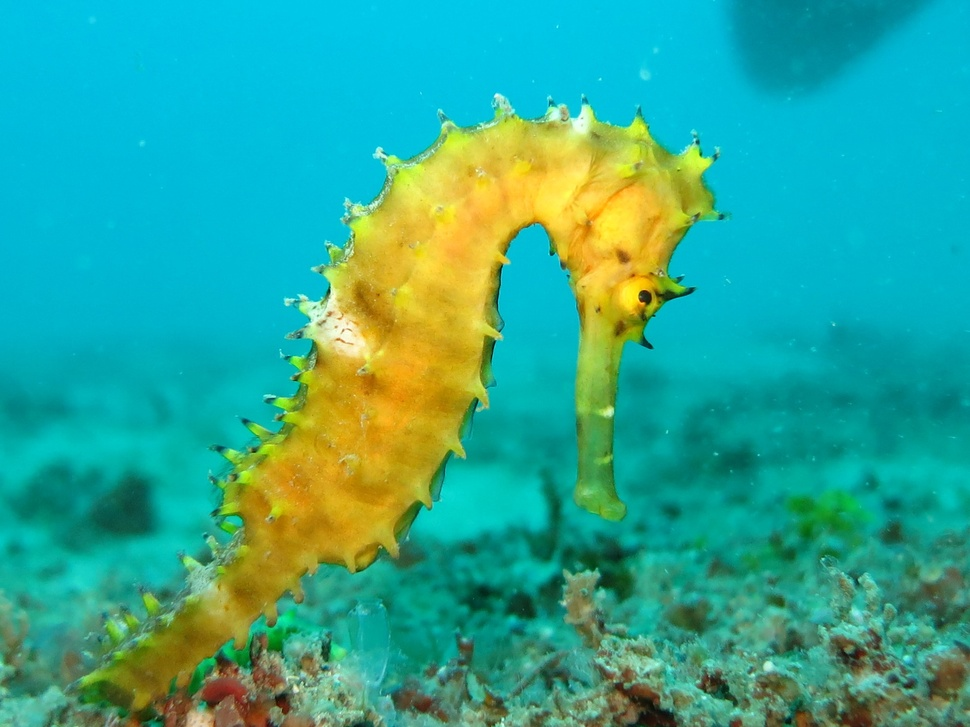
%> input picture seahorse1.jpg, 970 x 727 px, shrunk from 1920 x 1440 before the run
$ octave --eval "result = edgemap(imread('seahorse1.jpg'));"   (GNU Octave 9; MATLAB toolbox functions it lacks are replaced by stand-ins)
%> lines starting %> are read from the running program, lines starting %| are printed output that depends on the picture
function [ ed ] = edgemap( f )
%EDGEMAP Summary of this function goes here
%   Detailed explanation goes here

gamma_grad = 0.8;

fr = f(:,:,1);
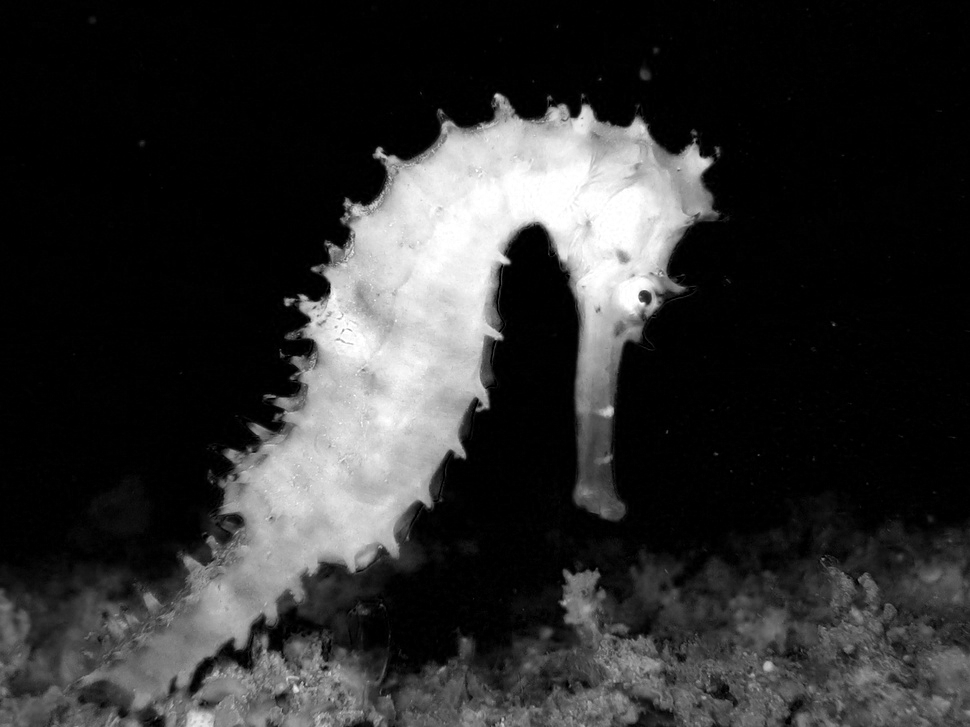
%> fr: size 727x970 uint8; min 0, max 255, mean 47.4
fg = f(:,:,2);
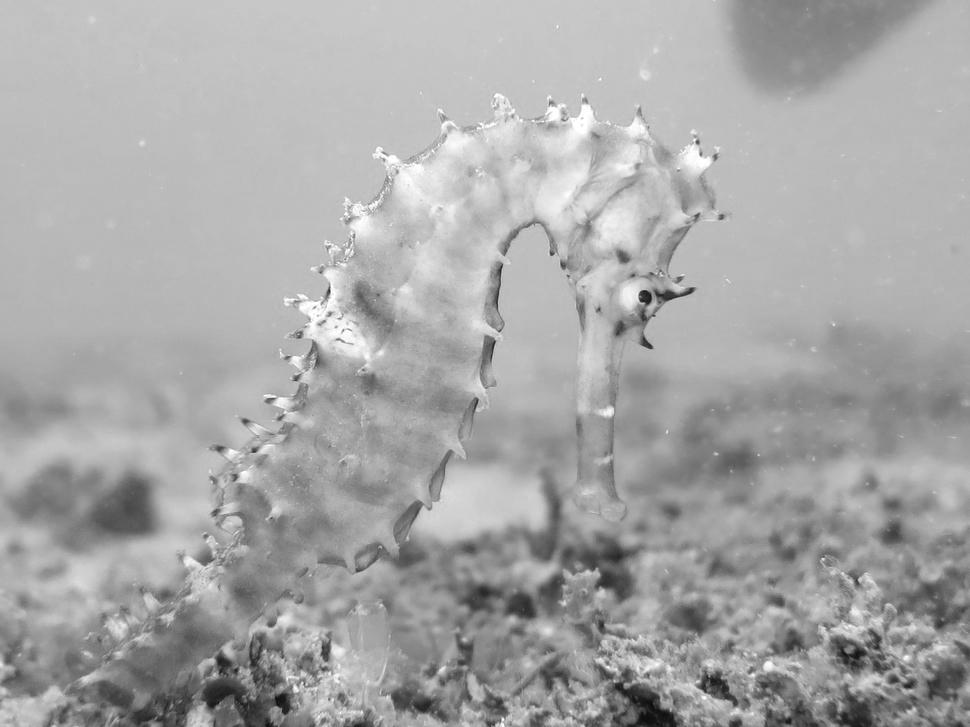
%> fg: size 727x970 uint8; min 9, max 255, mean 167.3
fb = f(:,:,3);
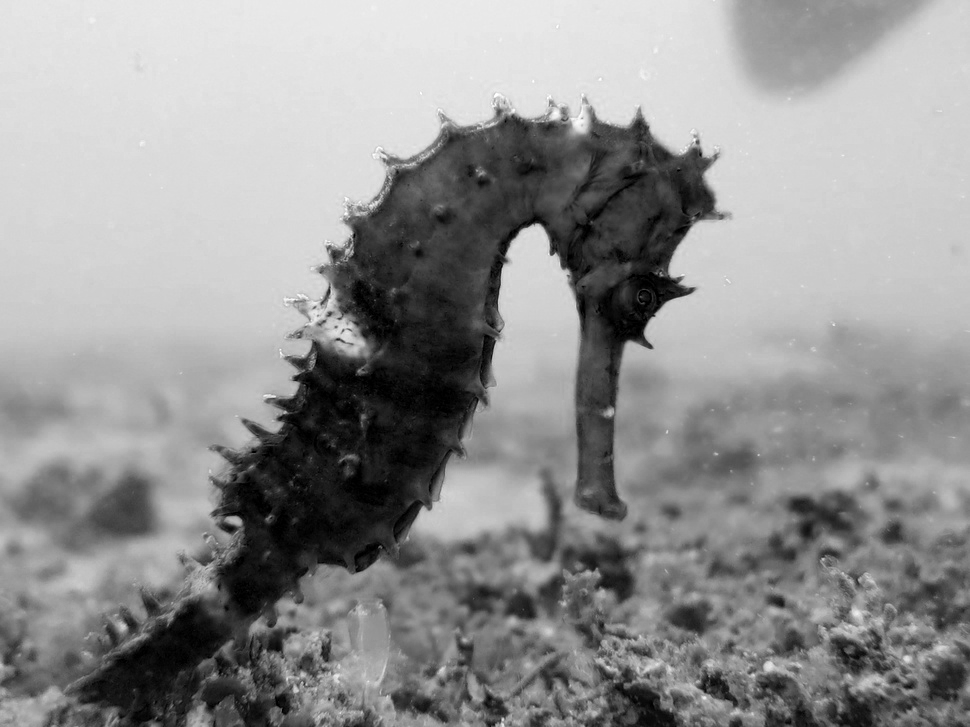
%> fb: size 727x970 uint8; min 0, max 255, mean 146.1

[rG,~] = imgradient(fr,'prewitt');
[gG,~] = imgradient(fg,'prewitt');
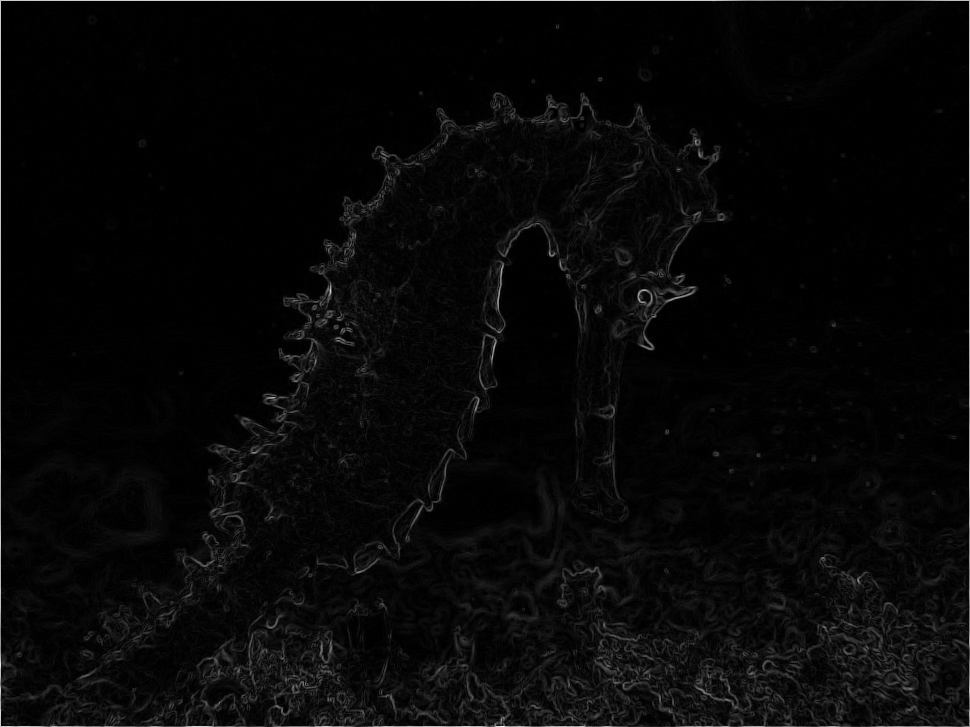
%> gG: size 727x970 double; min 0, max 721.5, mean 22.4; drawn with min black and max white
[bG,~] = imgradient(fb,'prewitt');

rG = rG/max(rG(:));
rG = imadjust(rG,[min(rG(:)),max(rG(:))],[],gamma_grad);
gG = gG/max(gG(:));
gG = imadjust(gG,[min(gG(:)),max(gG(:))],[],gamma_grad);
bG = bG/max(bG(:));
bG = imadjust(bG,[min(bG(:)),max(bG(:))],[],gamma_grad);
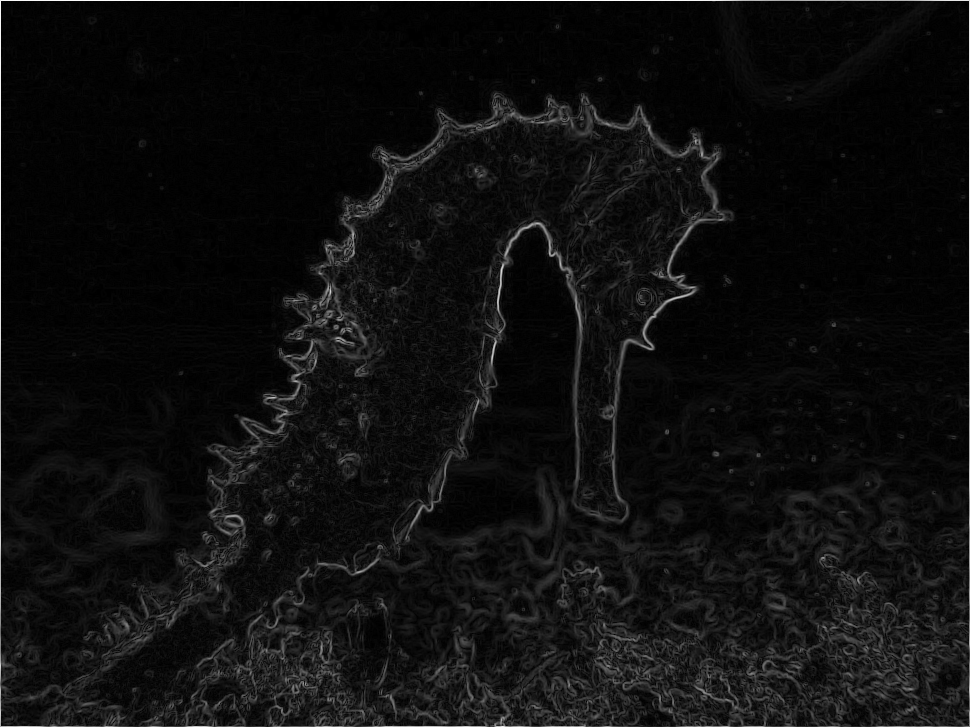
%> bG: size 727x970 double; min 0, max 1, mean 0.0592

ed = (rG+gG+bG)/3;
% ed(ed<0.2) = 0;
ed = imdilate(ed,ones(3));  % Thicken edges
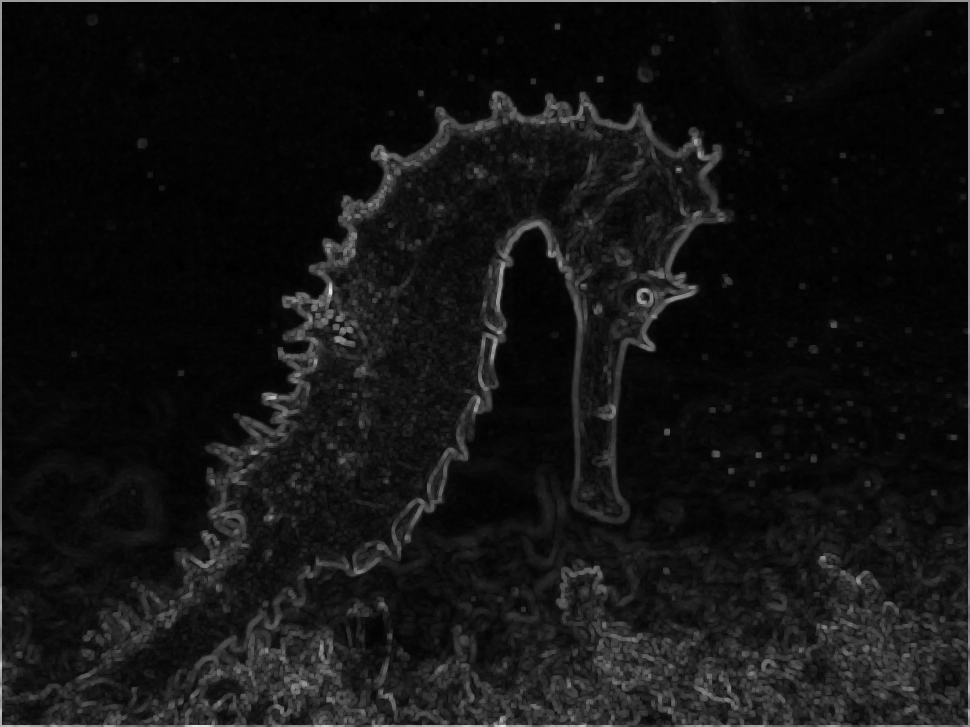
%> ed: size 727x970 double; min 0, max 0.917, mean 0.0771

end
